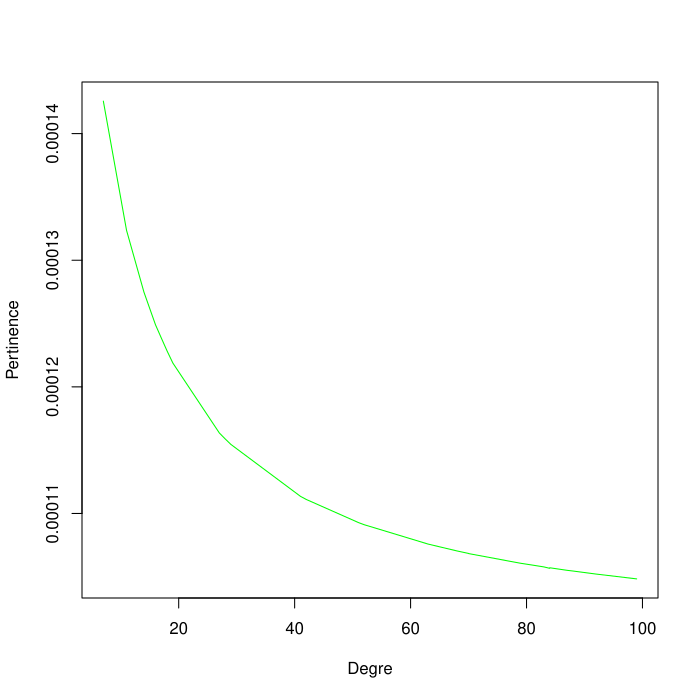

R code for this plot:
# pour executer le code : R CMD BATCH "Draw.R"

modelname = "degre.data"
data = read.table(modelname)
attach(data);

Pertinence = V1
Degre = V2

plot(Degre,Pertinence,type="l",xlab="Degre",ylab="Pertinence",col="green")
